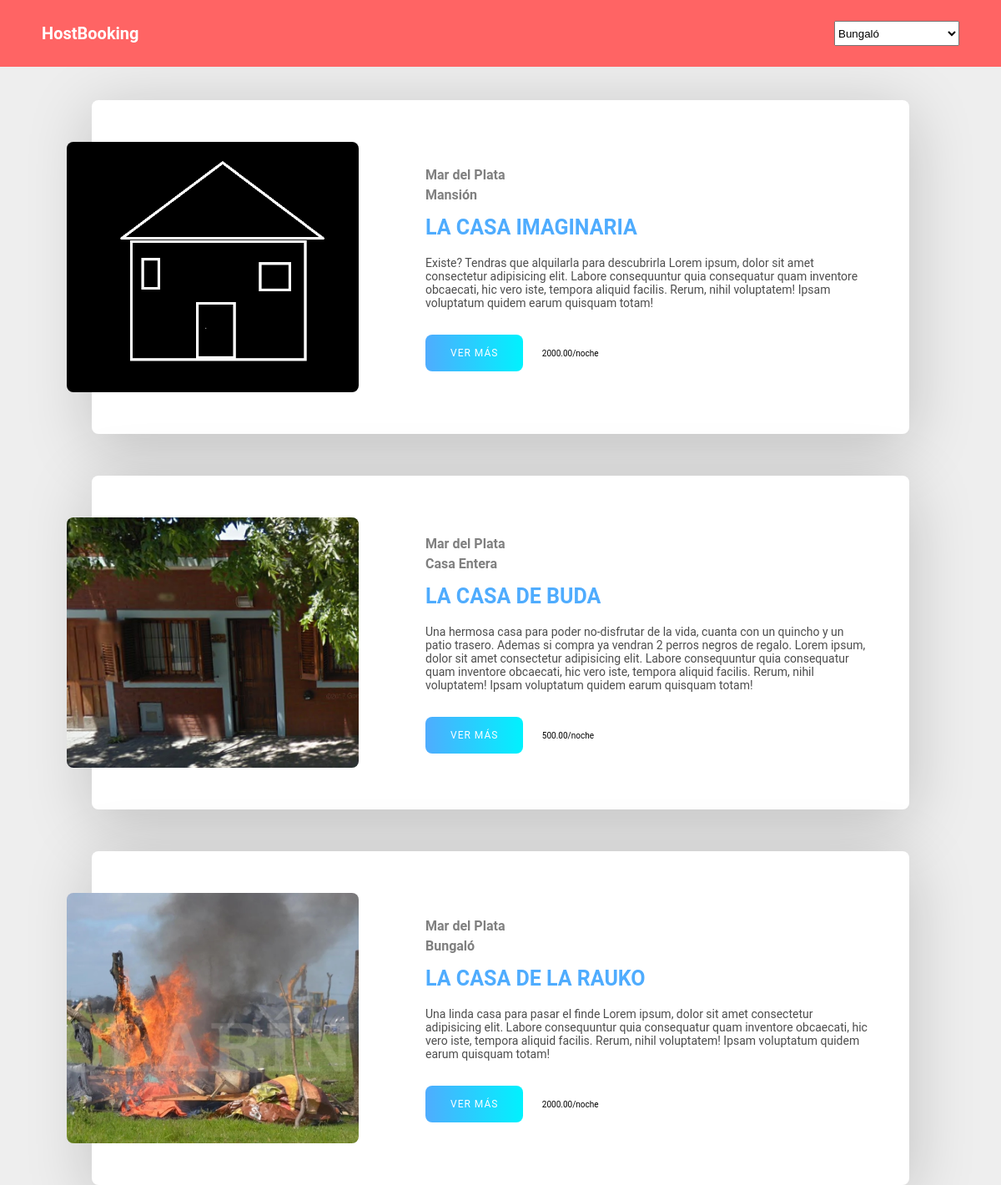
The page /homescreen/ on the database its author committed.
### hostapp/models.py (models this page shows, shortened)
class Property(models.Model):
    user = models.ForeignKey(User, on_delete=models.CASCADE, editable=False, null=True)
    city = models.ForeignKey(City, on_delete=models.CASCADE)
    price_per_day = models.DecimalField(max_digits=10, decimal_places=2, validators=[MinValueValidator(1)])
    title = models.CharField(max_length=40, verbose_name="Titulo de la Ficha")
    description = models.CharField(max_length=500, verbose_name="Descripcion de la Ficha")
    max_persons = models.PositiveIntegerField(verbose_name="Maximo personas", default=1)
    bedrooms = models.PositiveIntegerField(validators=[MinValueValidator(1)], verbose_name="Dormitorios", default=1)
    beds = models.PositiveIntegerField(validators=[MinValueValidator(1)], verbose_name="Camas", default=1)
    bathrooms = models.PositiveIntegerField(validators=[MinValueValidator(1)], verbose_name="Baños", default=1)
    image = models.ImageField(null=True)
    SERVICE_CHOICES = (
        ('Se admiten mascotas', 'Admiten mascotas'),
        ('Lugar de estacionamiento privado', 'Estacionamiento privado'),
        ('Lugar de estacionamiento gratuito techado', 'Estacionamiento gratuito techado'),
        ('Lugar de estacionamiento gratuito a la calle', 'Estacionamiento gratuito a la calle'),
        ('Internet', 'Internet'),
        ('Apto para familias y niños', 'Familias y niños'),
        ('Televisor', 'Televisor'),
        ('Elementos basicos para la playa', 'Elementos de playa'),
        ('Lavarropas', 'Lavarropas'),
        ('Servicios básicos de higiene', 'Servicios básicos de higiene'),
        ('Agua caliente', 'Agua caliente'),
        ('Aire acondicionado', 'Aire acondicionado'),
        ('Calefacción', 'Calefacción'),
        ('Elementos de cocina basicos', 'Cocina basica'),
        ('Microondas', 'Microondas'),
        ('Desayuno incluido', 'Desayuno incluido'),
        ('Patio trasero', 'Patio trasero'),
        ('Patio delantero', 'Patio delantero'),
        ('Balcón', 'Balcón'),
        ('Parrilla', 'Parrilla'),
        ('Frente a la playa', 'Frente a la playa'),
        ('A pocas cuadras de la playa', 'Cercano a la playa'),
        ('Botiquin', 'Botiquin'),
        ('Alarma', 'Alarma'),
        ('Detector de humo', 'Detector de humo'),
        ('Detector de monoxido de carbono', 'Detector monoxido de carbono'),
        ('Barrio privado', 'Barrio privado')
    )
    services = MultiSelectField(choices=SERVICE_CHOICES, min_choices=1, default="No tiene servicios")
    CATEGORY_CHOICES = (
        ('Bungaló', 'Bungaló'),
        ('Cabaña', 'Cabaña'),
        ('Casa Comunal', 'Casa Comunal'),
        ('Casa de Huéspedes', 'Casa de Huéspedes'),
        ('Casa Entera', 'Casa Entera'),
        ('Chalé', 'Chalé'),
        ('Departamento', 'Departamento'),
        ('Duplex', 'Duplex'),
        ('Loft', 'Loft'),
        ('Mansión', 'Mansión'),
        ('Villa Residencial', 'Villa Residencial'),
    )
    category = models.CharField(max_length=100, choices=CATEGORY_CHOICES)

class City(models.Model):
    name = models.CharField(max_length=100, unique=True)

### hostapp/views.py (the view)
# urls.py: path('homescreen/', views.homescreen),
def homescreen(request):
    properties = Property.objects.all()
    list_categories = list(Property.CATEGORY_CHOICES)
    print(list_categories)
    return render(request, template_name="index.html", context={'properties' : properties, 'categories' : list_categories})

### hostapp/templates/index.html (shortened to what this page needs)
<!DOCTYPE html>
<html lang="en">
<head>
    {% load static %}
    <link rel="stylesheet" href="{% static 'css/style.css' %}">
</head>
<header>
    <h1>HostBooking</h1>
    <select name="" id="">
        {% for category in categories  %}
        <option value="" onclick="filterSelection('{{ category.0 }}')"> {{ category.0 }}</option>
        {% endfor %}
    </select>
</header>
<body>
    {% for property in properties %}
    <div class="card filterDiv {{ property.category }}">
        <div class="img-container">
            <img src="{{ property.image.url }}" alt="">
        </div>
        <div class="container_info" style="text-align: left;">
            <div class="info">
                <span>{{ property.city.name }}</span>
                <span>{{ property.category }}</span>
            </div>
            <h1 class="title">{{ property.title }}</h1>
            <p class="desc">
                {{ property.description }} Lorem ipsum, dolor sit amet consectetur adipisicing elit. Labore consequuntur quia consequatur quam inventore obcaecati, hic vero iste, tempora aliquid facilis. Rerum, nihil voluptatem! Ipsam voluptatum quidem earum quisquam totam!
            </p>
            <a href="../property_page/?id_property={{ property.id }}" class="see-more">Ver más</a>
        </div>
    </div>
    {% endfor %}
</body>
</html>

### hostapp/static/css/style.css (style rules this page uses)
*,*::before,*::after { margin: 0; padding: 0; box-sizing: border-box; }
header { position: fixed; height: 80px; display: flex; top: 0; justify-content: space-between; width: 100vw; padding: 0 50px; line-height: 80px; background: #ff6464; color: white; z-index: 1000; }
header select { height: 30px; margin-top: 25px; width: 150px; }
html { font-family: 'Roboto', sans-serif; font-size: 10px; }
img { width: 100%; }
body { width: 100%; height: 100vh; text-align: -webkit-center; align-items: center; justify-content: center; background-color: #eee; padding-top: 120px; }
.card { width: 100%; max-width: 98rem; padding: 5rem; background-color: #fff; box-shadow: 0 1.4rem 8rem rgba(0,0,0,.2); display: flex; align-items: center; border-radius: .8rem; margin-bottom: 50px; }
.img-container { min-width: 35rem; max-width: 35rem; height: 30rem; transform: translateX(-8rem); position: relative; }
.img-container img { width: 100%; height: 100%; object-fit: cover; display: block; border-radius: .8rem; }
.img-container img:before { content: ''; width: 100%; height: 100%; position: absolute; top: 0; left: 0; background: linear-gradient(to right, rgba(79,172,254,.8), rgba(0,242,254,.8)); box-shadow: .5rem, 5rem, 3rem 1px rgba(0, 0, 0, .05); border-radius: .8rem; }
.info span { display: block; color: rgba(0,0,0,.5); font-size: 1.6rem; font-weight: 600; margin: .5rem 0; }
.title { font-size: 2.5rem; margin: 1.5rem 0 2rem; text-transform: uppercase; color: #4facfe; }
.desc { margin-bottom: 3rem; font-size: 1.4rem; color: rgba(0,0,0,.7); }
.see-more { display: inline-block; padding: 1.5rem 3rem; letter-spacing: 1px; text-transform: uppercase; font-size: 1.2rem; color: #fff; background-image: linear-gradient(to right, #4facfe 0%,#00f2fe 100%); border-radius: .8rem; text-decoration: none; transition: all 300ms; margin-right: 20px; }

### rows shown on the page
Property: image (picture), city.name "Mar del Plata", category "Mansión", title "LA CASA IMAGINARIA", description "Existe? Tendras que alquilarla para descubrirla"
Property: image (picture), city.name "Mar del Plata", category "Casa Entera", title "LA CASA DE BUDA", description "Una hermosa casa para poder no-disfrutar de la vida, cuanta con un quincho y un patio trasero. Ademas si compra ya vendran 2 perros negros de regalo."
Property: image (picture), city.name "Mar del Plata", category "Bungaló", title "LA CASA DE LA RAUKO", description "Una linda casa para pasar el finde"

### other values the page prints
form field value "Bungaló"
